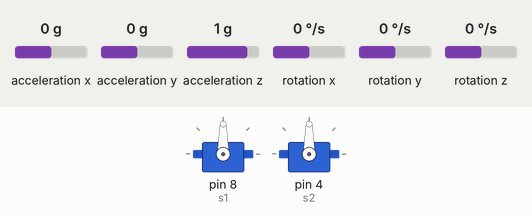
Simulated run of this sketch. Board: Arduino Uno, built with avr-gcc and run on an emulated ATmega328P. On the bench: 2 × servo. The inputs (shaded band) are chosen by the test bench; at power-on: acceleration x 0 g, acceleration y 0 g, acceleration z 1 g, rotation x 0 °/s, rotation y 0 °/s, rotation z 0 °/s.

Above: at 1.2 s.
1.3 s: acceleration x set to -1.4 g
At 1.9 s:
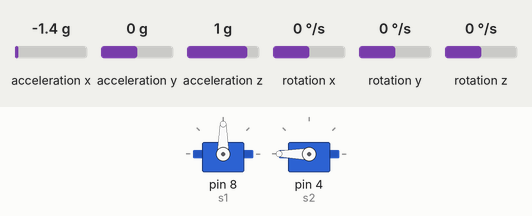
2.9 s: acceleration y set to -1.4 g
At 3.8 s:
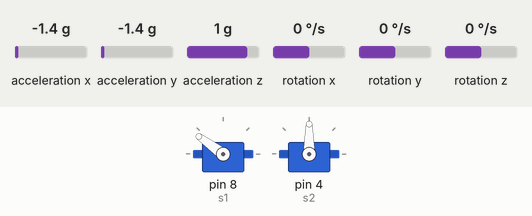
4.5 s: acceleration z set to -1.4 g
At 5.3 s:
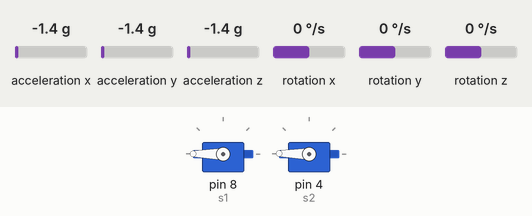
6.1 s: acceleration x set to 0 g
At 7.3 s:
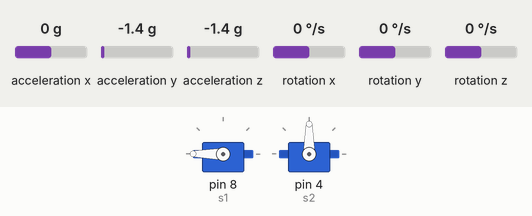
7.7 s: acceleration y set to -0.2 g
9.2 s: acceleration y set to 0.1 g
At 10.0 s:
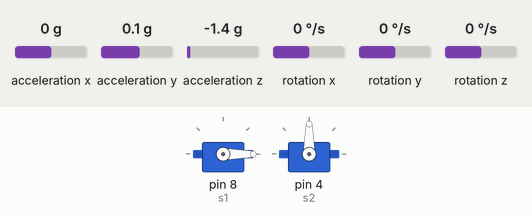
Timing chart, 0 to 11.8 s (numbered marks = the images above; inputs shaded):
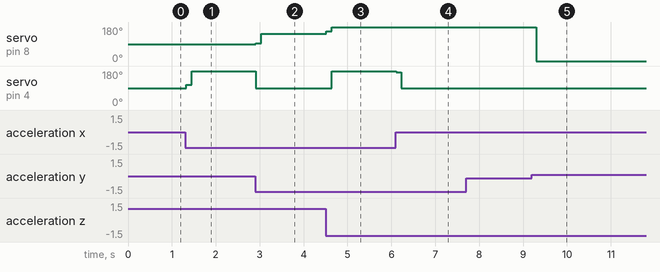

Measured:
- the behaviour switches between -0.1 and 0 g on acceleration y (found by bisection; images 4 and 5)
- after the input at 1.3 s, servo on pin 4 (s2): 90° → 108° at once, → 180° 0.12 s later
- after the input at 2.9 s, servo on pin 8 (s1): 90° → 95° at once, → 144° 0.12 s later; servo on pin 4 (s2): 180° → 90° at once
- after the input at 4.5 s, servo on pin 8 (s1): 144° → 157° at once, → 180° 0.12 s later; servo on pin 4 (s2): 90° → 179° after 0.14 s
- after the input at 6.1 s, servo on pin 4 (s2): 179° → 174° at once, → 90° 0.12 s later
- after the input at 7.7 s, every drawn part: stays the same
- after the input at 9.2 s, servo on pin 8 (s1): 180° → 0° after 0.10 s

The sketch:

gimbal.ino
```cpp
#include <Wire.h>
#include <MPU6050.h>
#include <Servo.h>

MPU6050 mpu;
Servo s1;
Servo s2;
int psp, psr;
float pitch, roll, yaw;

int16_t accelX, accelY, accelZ;
int16_t gyroX, gyroY, gyroZ;

void setup() {
  Wire.begin();
  mpu.initialize();
  Serial.begin(115200);
  s1.attach(8);
  s2.attach(4);
}

void loop() {
  float roll_sum = 0;
  float pitch_sum = 0;
  int roll_count = 0;
  int pitch_count = 0;
  unsigned long start_time = millis();
  while ((millis() - start_time) < 100) {
    readVal();
    roll_sum += roll;
    roll_count++;
    pitch_sum += pitch;
    pitch_count++;
    delay(1);
  }
  float avg_roll = roll_sum / roll_count;
  float avg_pitch = pitch_sum / pitch_count;
  int sp = map(avg_pitch, -90, 90, 0, 180);
  int sr = map(avg_roll, -90, 90, 180, 0);
  s1.write(sr);
  s2.write(sp);
  delay(20);
}

void readVal(){
  mpu.getMotion6(&accelX, &accelY, &accelZ, &gyroX, &gyroY, &gyroZ);
  roll = atan2(accelY, accelZ) * 180 / PI;
  pitch = atan2(-accelX, sqrt(accelY * accelY + accelZ * accelZ)) * 180 / PI;
  yaw = atan2(gyroY, gyroX) * 180 / PI;
}
```
